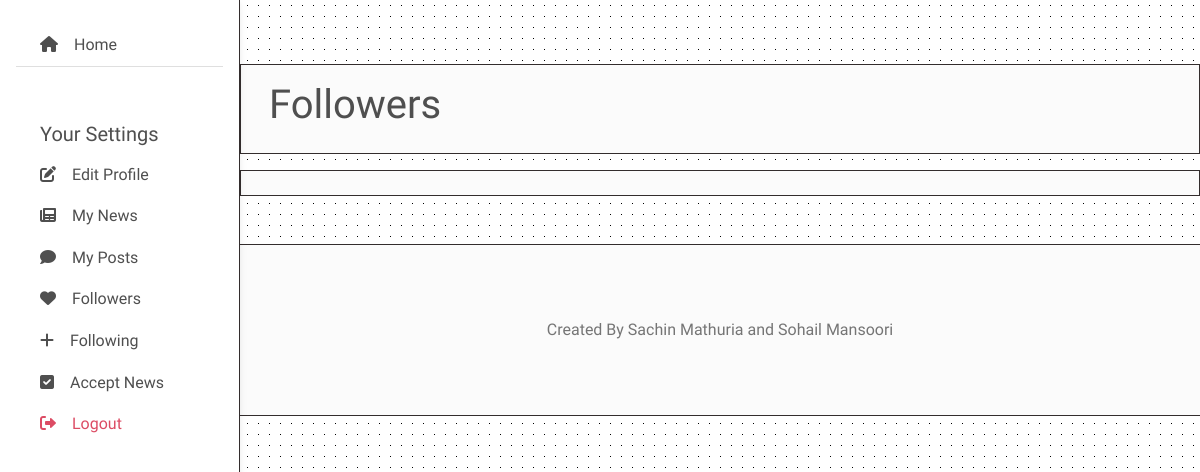
/profile/settings/followers (signed in), run on an earlier commit of the app's database.
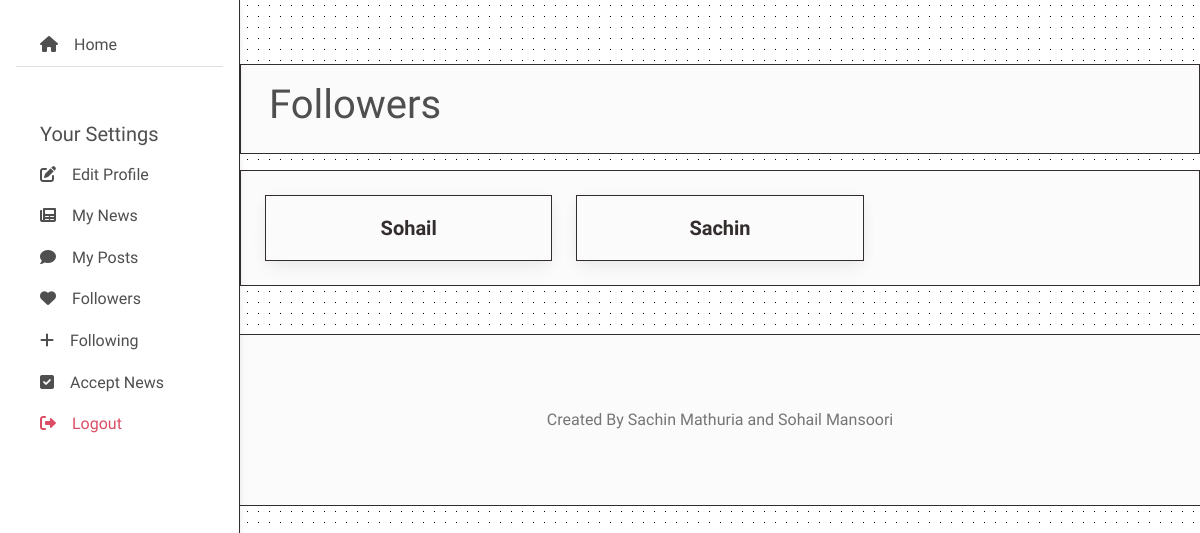
And on a later commit of the database.
### user_models/models.py (models this page shows)
class Followings(models.Model):
    user_id = models.ForeignKey(User, related_name='following', on_delete=models.CASCADE)
    following_user_id = models.ForeignKey(User, related_name='follower', on_delete=models.CASCADE)
    def __str__(self):
        return f'{self.user_id}::{self.following_user_id}'

class User(AbstractUser):
    class Designations(models.TextChoices):
        STUDENT = ('STUDENT', 'Student')
        FACULTY = ('FACULTY', 'Faculty')
    class Departments(models.TextChoices):
        NO_DEPARTMENT = ('NO_DEPARTMENT', '-------------')
        B_TECH = ('B_TECH', 'B.Tech')
        M_TECH = ('M_TECH', 'M.Tech')
        BCA = ('BCA', 'BCA')
        BSC_IT = ('BSC_IT', 'Bsc.IT')
        MCA = ('MCA', 'MCA')
        MSC_IT = ('MSC_IT', 'MSc.IT')
        ARTS = ('ARTS', 'Arts')
        BBA = ('BBA', 'BBA')
        MBA = ('MBA', 'MBA')
        LAW = ('LAW', 'Law')
        MBBS = ('MBBS', 'MBBS')
        ARCHITECTURE = ('ARCHITECTURE', 'Architecture')
        DIPLOMA = ('DIPLOMA', 'Diploma')
    designation = models.CharField(max_length=30, choices=Designations.choices)
    department = models.CharField(max_length=30, choices=Departments.choices, default=Departments.NO_DEPARTMENT)
    is_elevated = models.BooleanField(default=False)

### profile_settings/views.py (the view)
# urls.py: path('profile/settings/followers', followers, name='followers'),
@login_required(login_url='login_page')
def followers(request):
    user = request.user
    all_followers = user.follower.all()
    print(all_followers)
    context = {
        'user': user,
        'all_followers': all_followers,
    }
    return render(request, 'profile_settings/followers.html', context)

### templates/profile_settings/followers.html (shortened to what this page needs)
{% extends 'base_templates/base.html' %}
{% block navbar %}
{% include 'base_templates/navbar_settings.html' %}
{% endblock %}
{% block body %}
<div class="row  border border-1 border-dark p-3 bg-light">
    <h1 class="display-6">
        Followers
    </h1>
</div>
<div class="row mt-3 border border-1 border-dark pb-4 bg-light">
    <div class="row row-cols-1 row-cols-md-3 g-4" style="margin-top: 0px;margin-right: 0px;margin-left: 0px;">
        {% for following in all_followers %}
        <div class="col">
            <div class="card border-1 border rounded-0 border-dark">
                <div class="card-body" style="padding: 0px; margin: 0px;">
                    <a href="{% url 'user_profile' following.user_id %}" class="">
                        <p class="card-text text-center text-dark fw-bold fs-5 p-3 bg-light">
                            {{following.user_id|capfirst}}
                        </p>
                    </a>
                </div>
            </div>
        </div>
        {% endfor %}
    </div>
</div>
{% endblock %}

What changed in the data, as far as the page shows it:
added Followings: user_id "Sohail"
added Followings: user_id "Sachin"
